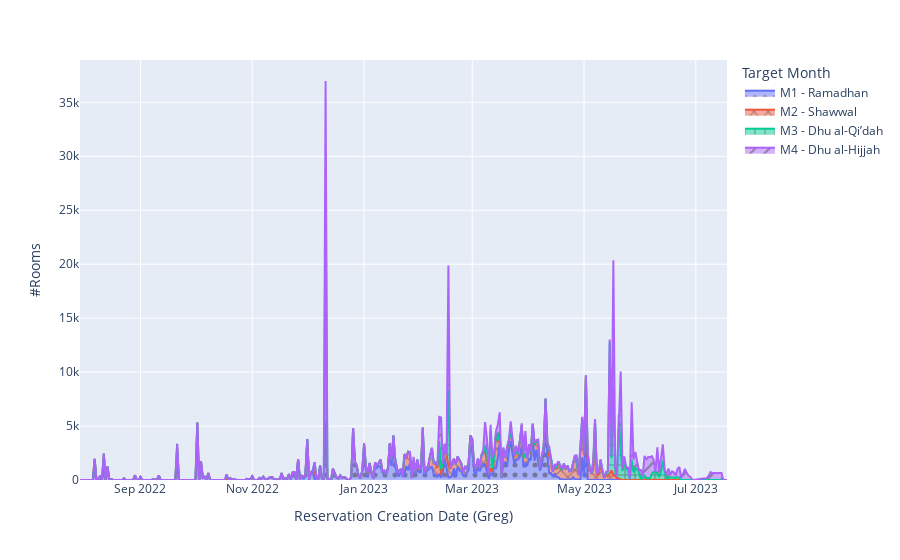

This figure's notebook cell:
### Code cell
import plotly.express as px

fig = px.area(df2, x="Reservation Creation Date (Greg)", y="#Rooms", color="Target Month",
             pattern_shape="Target Month", pattern_shape_sequence=[".", "x", "+","/"] )

#fig.update_layout(barmode='overlay')

fig.show()

### Figure 1 — Plotly figure (JSON) as saved in the notebook; plotly's stock layout.template omitted (floating-point values rounded to 4 significant figures; data arrays with more than 128 entries replaced by an {"elided": "..."} marker saying what was removed)
{"data": [{"fillpattern": {"shape": "."}, "hovertemplate": "Target Month=M1 - Ramadhan<br>Reservation Creation Date (Greg)=%{x}<br>#Rooms=%{y}<extra></extra>", "legendgroup": "M1 - Ramadhan", "line": {"color": "#636efa"}, "marker": {"symbol": "circle"}, "mode": "lines", "name": "M1 - Ramadhan", "orientation": "v", "showlegend": true, "stackgroup": "1", "type": "scatter", "x": {"elided": "354 str values"}, "xaxis": "x", "y": {"elided": "354 int values"}, "yaxis": "y"}, {"fillpattern": {"shape": "x"}, "hovertemplate": "Target Month=M2 - Shawwal<br>Reservation Creation Date (Greg)=%{x}<br>#Rooms=%{y}<extra></extra>", "legendgroup": "M2 - Shawwal", "line": {"color": "#EF553B"}, "marker": {"symbol": "circle"}, "mode": "lines", "name": "M2 - Shawwal", "orientation": "v", "showlegend": true, "stackgroup": "1", "type": "scatter", "x": {"elided": "354 str values"}, "xaxis": "x", "y": {"elided": "354 int values"}, "yaxis": "y"}, {"fillpattern": {"shape": "+"}, "hovertemplate": "Target Month=M3 - Dhu al-Qi’dah<br>Reservation Creation Date (Greg)=%{x}<br>#Rooms=%{y}<extra></extra>", "legendgroup": "M3 - Dhu al-Qi’dah", "line": {"color": "#00cc96"}, "marker": {"symbol": "circle"}, "mode": "lines", "name": "M3 - Dhu al-Qi’dah", "orientation": "v", "showlegend": true, "stackgroup": "1", "type": "scatter", "x": {"elided": "354 str values"}, "xaxis": "x", "y": {"elided": "354 int values"}, "yaxis": "y"}, {"fillpattern": {"shape": "/"}, "hovertemplate": "Target Month=M4 - Dhu al-Hijjah<br>Reservation Creation Date (Greg)=%{x}<br>#Rooms=%{y}<extra></extra>", "legendgroup": "M4 - Dhu al-Hijjah", "line": {"color": "#ab63fa"}, "marker": {"symbol": "circle"}, "mode": "lines", "name": "M4 - Dhu al-Hijjah", "orientation": "v", "showlegend": true, "stackgroup": "1", "type": "scatter", "x": {"elided": "354 str values"}, "xaxis": "x", "y": {"elided": "354 int values"}, "yaxis": "y"}], "layout": {"legend": {"title": {"text": "Target Month"}, "tracegroupgap": 0}, "margin": {"t": 60}, "xaxis": {"anchor": "y", "domain": [0, 1], "title": {"text": "Reservation Creation Date (Greg)"}}, "yaxis": {"anchor": "x", "domain": [0, 1], "title": {"text": "#Rooms"}}}}
